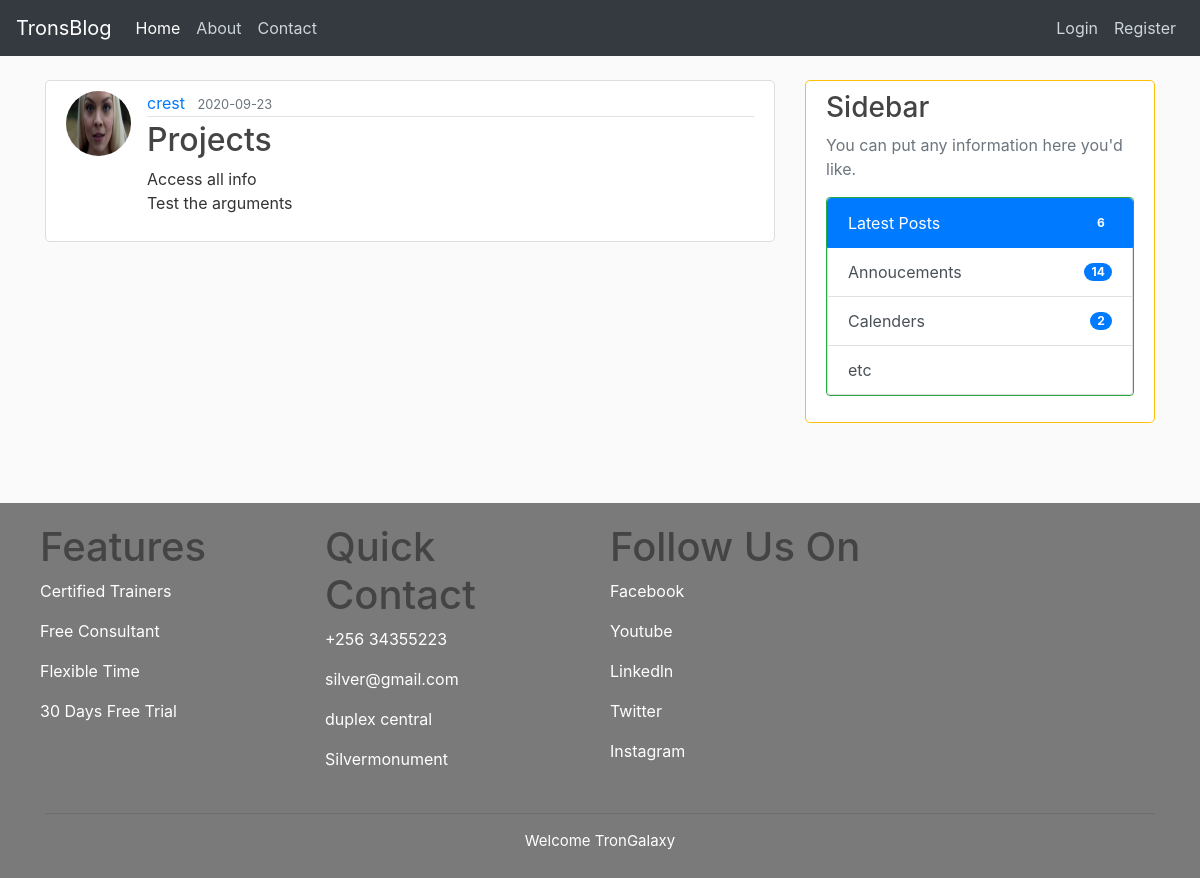
Screenshot of /post/2 with the database file from the repository.
### flaskblog/models.py (models this page shows, shortened)
class User(db.Model, UserMixin):
    id = db.Column(db.Integer, primary_key=True)
    username = db.Column(db.String(20), unique=True, nullable=False)
    email = db.Column(db.String(120), unique=True, nullable=False)
    image_file = db.Column(db.String(20), nullable=False, default='default.jpg')
    password = db.Column(db.String(60), nullable=False)
    posts = db.relationship('Post', backref='author', lazy=True)

class Post(db.Model):
     id = db.Column(db.Integer, primary_key=True)
     title = db.Column(db.String(100), nullable=False)
     date_posted = db.Column(db.DateTime, nullable=False, default=datetime.utcnow)
     content = db.Column(db.Text, nullable=False)
     user_id = db.Column(db.Integer, db.ForeignKey('user.id'), nullable=False)

### flaskblog/routes.py (the view)
@app.route('/post/<int:post_id>')
def post(post_id):
    post = Post.query.get_or_404(post_id)
    return render_template('post.html', title=post.title, post=post)

### flaskblog/templates/post.html (shortened to what this page needs)
{% extends "layout.html" %}
{% block content %}
<article class="media content-section">
    <img class="rounded-circle article-img" src="{{ url_for('static', filename='profile_pics/' + post.author.image_file)     }}" alt="">
    <div class="media-body">
    <div class="article-metadata">
        <a href="{{ url_for('user_posts', username=post.author.username) }}" class="mr-2">{{ post.author.username }}</a>
        <small class="text-muted">{{ post.date_posted.strftime('%Y-%m-%d') }}</small>
    </div>
    <h2  class="article-title">{{ post.title }}</h2>
    <p class="article-content">{{ post.content }}</p>
</div>
</article>
{% endblock %}

### flaskblog/static/main.css (style rules this page uses)
body { background: #fafafa; color: #333333; margin-top: 5rem; }
h1, h2, h3, h4, h5, h6 { color: #444444; }
.content-section { background: #ffffff; padding: 10px 20px; border: 1px solid #dddddd; border-radius: 5px; margin-bottom: 20px; }
.article-title { color: #444444; }
.article-content { white-space: pre-line; }
.article-img { height: 65px; width: 65px; margin-right: 16px; }
.article-metadata { padding-bottom: 1px; margin-bottom: 4px; border-bottom: 1px solid #e3e3e3; }

### rows the page displays
User: image_file (picture), author.username "crest"
Post: date_posted "2020-09-23", title "Projects", content "Access all info Test the arguments"
